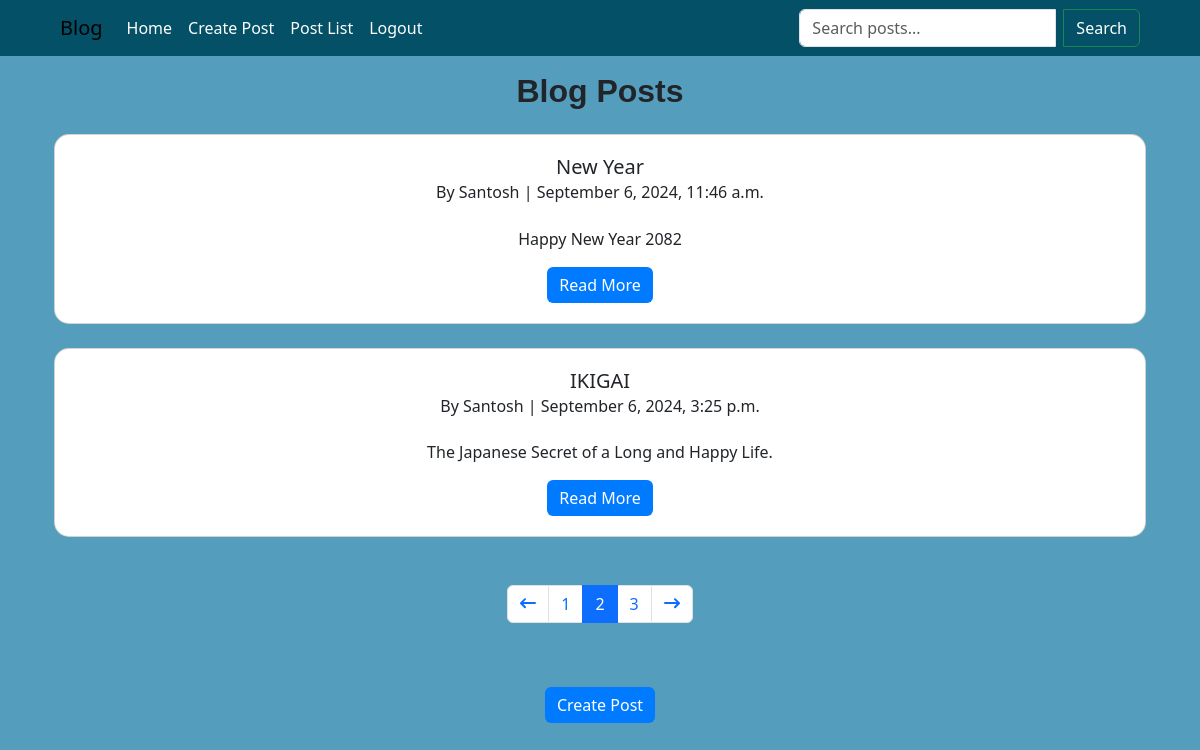
/blog/post_list/?page=2 (signed in), run on an earlier commit of the app's database.
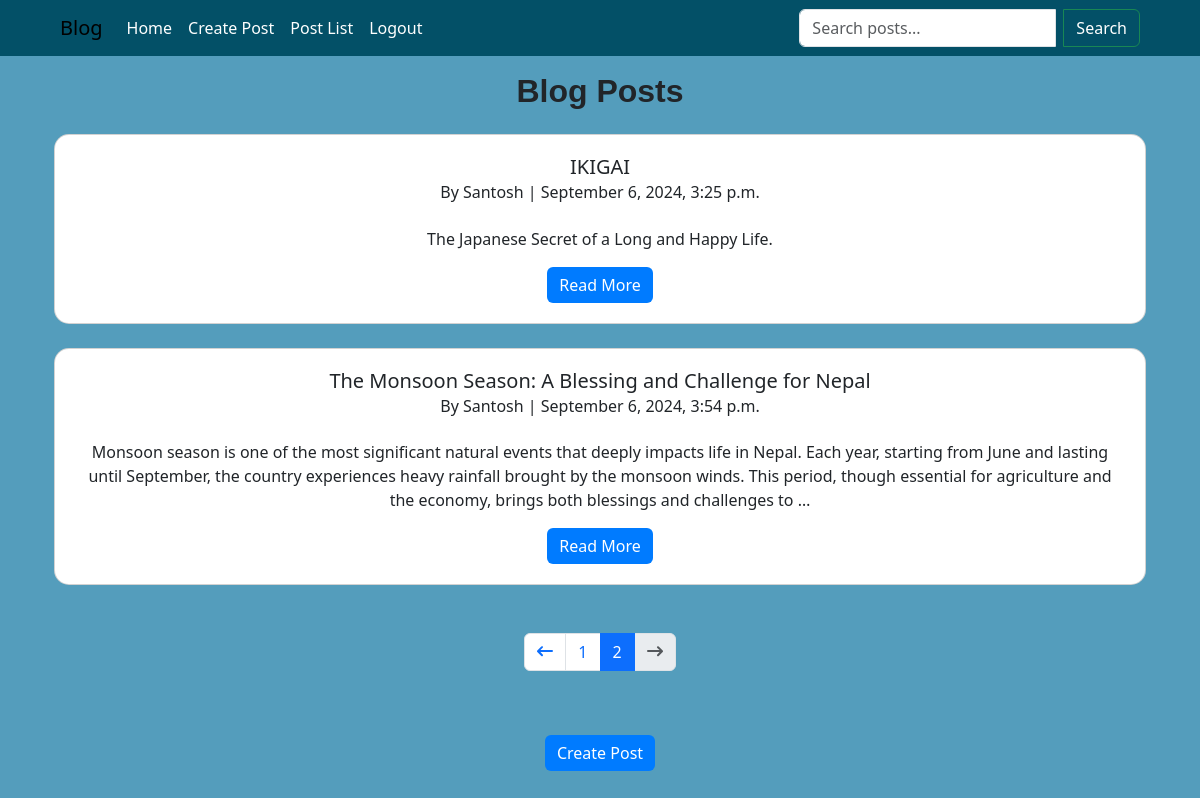
And on a later commit of the database.
### blogpost/models.py (models this page shows, shortened)
class Post(models.Model):
    title = models.CharField(max_length=200)
    content = models.TextField()
    author = models.ForeignKey(User, on_delete=models.CASCADE)
    timestamp = models.DateTimeField(auto_now_add=True)

### blogpost/views.py (the view)
# urls.py: path('post_list/',post_list, name='post_list'),
@login_required
def post_list(request):
    query = request.GET.get('q', '')
    if request.user.is_authenticated:
        if query:
            posts = Post.objects.filter(
                Q(title__icontains=query) | Q(content__icontains=query),
                author=request.user
            )
        else:
            posts = Post.objects.filter(author=request.user)
    else:
        posts =Post.objects.none()
    paginator = Paginator(posts, 2)
    page_number = request.GET.get('page')
    try:
        posts =paginator.page(page_number)
    except PageNotAnInteger:
        posts =paginator.page(1)
    except EmptyPage:
        posts = paginator.page(paginator.num_pages)
    return render(request, 'blogpost/post_list.html', {'posts':posts, 'query':query})

### templates/blogpost/post_list.html (shortened to what this page needs)
{% extends "base.html" %}
{% block blogpost %}
<div class="container pt-4">
    <h2 class="text-center mb-4">Blog Posts</h2>
    {% if posts %}
        <div class="row row-cols-1 gap-4 w-auto">
            {% for post in posts %}
                <div class="col">
                    <div class="card w-auto h-auto text-center">
                        <div class="card-body">
                            <h5 class="card-title">{{ post.title }}</h5>
                            <h6 class="card-subtitle mb-4">By {{ post.author.username }} | {{ post.timestamp|date:"F j, Y, g:i a" }}</h6>
                            <p class="card-text">{{ post.content|truncatewords:50 }}</p>
                            <a href="{% url 'blogpost:post_detail' post.pk %}" class="btn btn-primary">Read More</a>
                        </div>
                    </div>
                </div>
            {% endfor %}
        </div>
        <nav aria-label="Page navigation" class="pt-5">
            <ul class="pagination justify-content-center">
                {% if posts.has_previous %}
                    <li class="page-item">
                        <a class="page-link" href="?page={{ posts.previous_page_number }}" aria-label="Previous">
                            <svg xmlns="http://www.w3.org/2000/svg" width="16" height="16" fill="currentColor" class="bi bi-arrow-left" viewBox="0 0 16 16">
                                <path fill-rule="evenodd" d="M5.707 1.5a1 1 0 0 0-1.414 0l-4 4a1 1 0 0 0 0 1.414l4 4a1 1 0 0 0 1.414-1.414L3.414 7H15a1 1 0 1 0 0-2H3.414l2.293-2.293a1 1 0 0 0 0-1.414z"/>
                            </svg>
                        </a>
                    </li>
                {% endif %}
                {% for num in posts.paginator.page_range %}
                    {% if posts.number == num %}
                        <li class="page-item active"><span class="page-link">{{ num }}</span></li>
                    {% else %}
                        <li class="page-item"><a class="page-link" href="?page={{ num }}">{{ num }}</a></li>
                    {% endif %}
                {% endfor %}
                {% if posts.has_next %}
                    <li class="page-item">
                        <a class="page-link" href="?page={{ posts.next_page_number }}" aria-label="Next">
                            <svg xmlns="http://www.w3.org/2000/svg" width="16" height="16" fill="currentColor" class="bi bi-arrow-right" viewBox="0 0 16 16">
                                <path fill-rule="evenodd" d="M10.293 1.5a1 1 0 0 1 1.414 0l4 4a1 1 0 0 1 0 1.414l-4 4a1 1 0 0 1-1.414-1.414L12.586 7H1a1 1 0 1 1 0-2h11.586L10.293 2.914a1 1 0 0 1 0-1.414z"/>
                            </svg>
                        </a>
                    </li>
                {% else %}
                    <li class="page-item disabled">
                        <span class="page-link">
                            <svg xmlns="http://www.w3.org/2000/svg" width="16" height="16" fill="currentColor" class="bi bi-arrow-right" viewBox="0 0 16 16">
                                <path fill-rule="evenodd" d="M10.293 1.5a1 1 0 0 1 1.414 0l4 4a1 1 0 0 1 0 1.414l-4 4a1 1 0 0 1-1.414-1.414L12.586 7H1a1 1 0 1 1 0-2h11.586L10.293 2.914a1 1 0 0 1 0-1.414z"/>
                            </svg>
                        </span>
                    </li>
                {% endif %}
            </ul>
        </nav>
    {% else %}
        <p class="text-center">No posts available.</p>
    {% endif %}
    <div class="text-center py-5">
        <a href="{% url 'blogpost:post_create' %}" class="btn btn-primary">Create Post</a>
    </div>
</div>
{% endblock blogpost %}

### templates/base.html (shortened to what this page needs)
{% load static %}
<!DOCTYPE html>
<html lang="en">
<head>
  <link
    href="https://cdn.jsdelivr.net/npm/bootstrap@5.3.0-alpha1/dist/css/bootstrap.min.css"
    rel="stylesheet"
  />
  <link rel="stylesheet" href="{% static 'css/styles.css' %}">
  <link rel="stylesheet" href="{% static 'css/create.css' %}">
  <link rel="stylesheet" href="{% static 'css/details.css' %}">
</head>
<body>
    <nav class="navbar navbar-expand-lg px-5">
      <div class="container-fluid">
        <a class="navbar-brand" href="#">Blog</a>
        <div class="collapse navbar-collapse" id="navbarNav">
          <ul class="navbar-nav me-auto mb-2 mb-lg-0">
            {% if user.is_authenticated %}
              <li class="nav-item">
                <a class="nav-link text-white" href="{% url 'blogpost:home' %}">Home</a>
              </li>
              <li class="nav-item">
                <a class="nav-link text-white" href="{% url 'blogpost:post_create' %}">Create Post</a>
              </li>
              <li class="nav-item">
                <a class="nav-link text-white" href="{% url 'blogpost:post_list' %}">Post List</a>
              </li>
              <li class="nav-item">
                <a class="nav-link text-white" href="{% url 'logout' %}">Logout</a>
              </li>
            {% endif %}
          </ul>
          {% if user.is_authenticated %}
            <form method="GET" action="{% url 'blogpost:post_list' %}" class="d-flex ms-auto">
              <div class="input-group">
                  <input type="text" name="q" class="form-control me-2" placeholder="Search posts..." aria-label="Search" value="{{ query|default_if_none:'' }}">
                  <button class="btn btn-outline-success text-white"  type="submit">Search</button>
              </div>
            </form>
          {% endif %}
        </div>
      </div>
    </nav>
  <div class="container  mt-5">
    {% block blogpost %} {% endblock blogpost %}
  </div>
</body>
</html>

### static/css/styles.css (style rules this page uses)
body { background-color: rgba(41, 132, 171, 0.795); }
.navbar { background-color: rgb(3, 80, 103); color: #fff; padding: 0.5rem 1rem; position: fixed; width: 100%; top: 0; left: 0; z-index: 1000; }

### static/css/create.css (style rules this page uses)
.card { background-color: #ffffff; border-radius: 15px; }
h2 { font-family: 'Poppins', sans-serif; font-weight: 700; }
.btn-primary { background-color: #007bff; border: none; transition: background-color 0.3s ease; }

### static/css/details.css (style rules this page uses)
.card-body { padding: 1.25rem; }

What changed in the data, as far as the page shows it:
removed Post: title "New Year", author.username "Santosh", timestamp "September 6, 2024, 11:46 a.m.", content "Happy New Year 2082"
now on this page (row unchanged): Post: title "The Monsoon Season: A Blessing and Challenge for Nepal", author.username "Santosh", timestamp "September 6, 2024, 3:54 p.m.", content "Monsoon season is one of the most significant natural events that deeply impacts life in Nepal. Each year, starting from June and lasting until September, the country experiences heavy rainfall brought by the monsoon winds. This period, though essential for agriculture and the economy, brings both blessings and challenges to …"
Also different on the page:
list line gone: "3"
